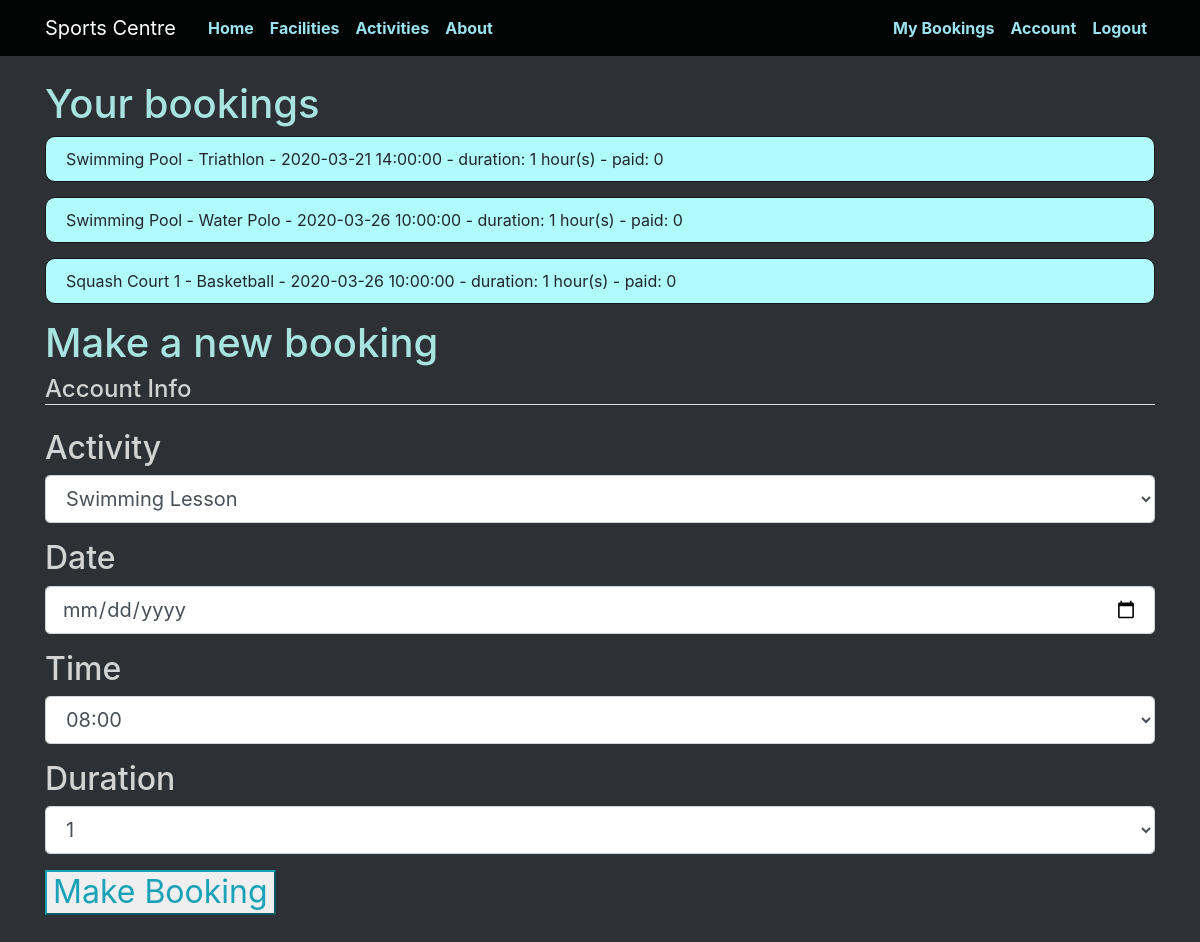
/my_bookings (signed in), run on an earlier commit of the app's database.
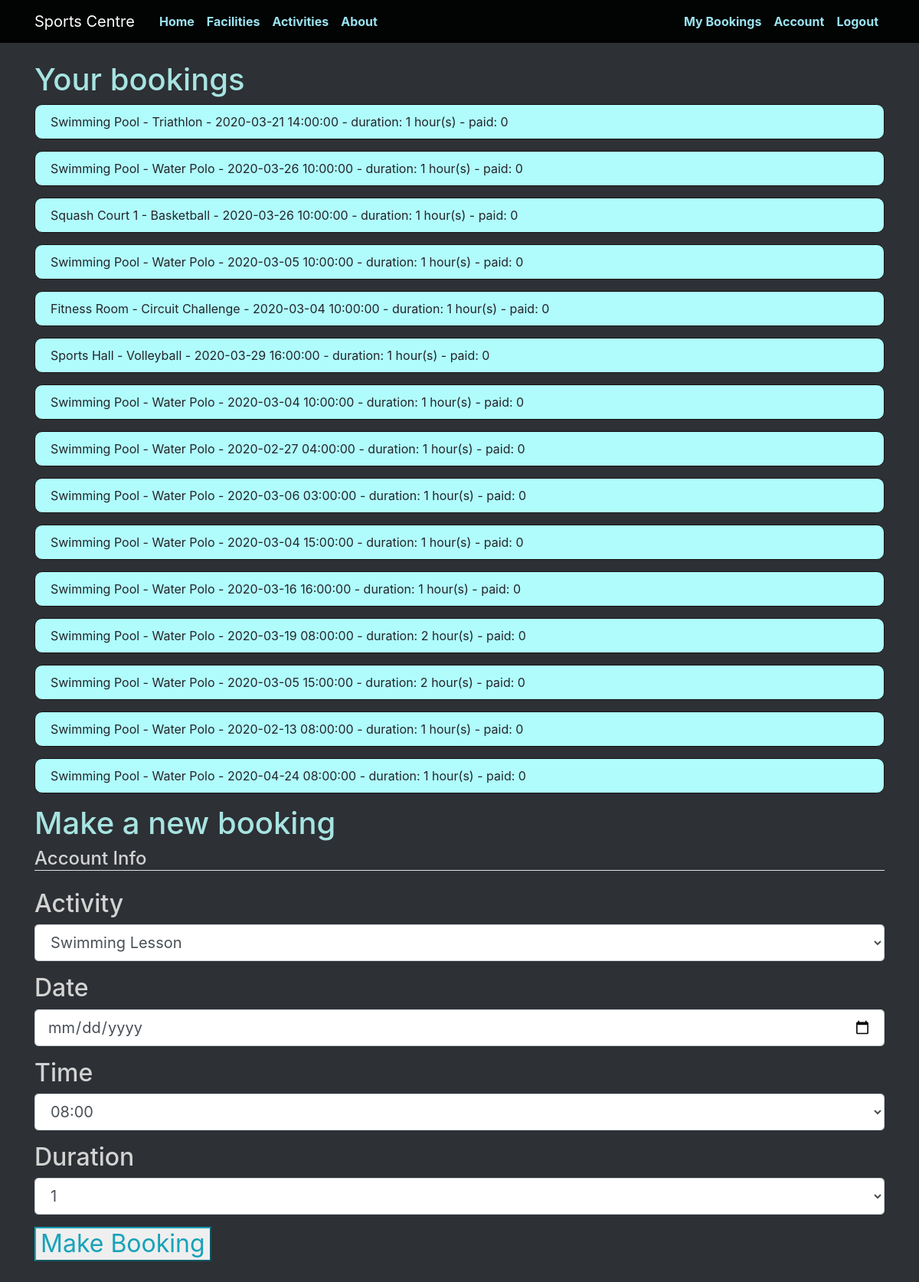
And on a later commit of the database.
### app/models.py (models this page shows)
class Booking(db.Model):
  id = db.Column(db.Integer, primary_key=True)
  facility = db.Column(db.Integer, db.ForeignKey('user.id'), nullable=False)
  user = db.Column(db.Integer, db.ForeignKey('facility.id') , nullable=False)
  datetime = db.Column(db.DateTime, nullable=False)
  week = db.Column(db.Integer)
  year = db.Column(db.Integer)
  duration = db.Column(db.Integer, nullable=False)
  activity = db.Column(db.Integer, nullable=False)
  paid = db.Column(db.Integer, default=0)

class Facility(db.Model):
  id = db.Column(db.Integer, primary_key=True)
  name = db.Column(db.String(100), nullable=False)
  capacity = db.Column(db.Integer)
  url = db.Column(db.String(100))

class Activity(db.Model):
  id = db.Column(db.Integer, primary_key=True)
  facility = db.Column(db.Integer, db.ForeignKey('facility.id'), nullable=False)
  name = db.Column(db.String)
  url = db.Column(db.String(100))

### app/views.py (the view, shortened to what this page needs)
@app.route('/my_bookings', methods=['GET', 'POST'])
@login_required
def my_bookings():
  bookings = models.Booking.query.order_by(models.Booking.id.asc()).filter_by(user=current_user.id)
  facilities = models.Facility.query.order_by(models.Facility.id.asc())
  activities = models.Activity.query.order_by(models.Activity.id.asc())
  form = BookingForm()
  form.activity.choices = [(activity.id, activity.name) for activity in models.Activity.query.all()]
  return render_template('my_bookings.html', title="My Bookings", bookings=bookings, facilities=facilities, activities=activities, form=form)

### app/forms.py
class BookingForm(Form):
  date_time = DateField('Date', validators=[DataRequired()])
  time = SelectField('Time', coerce=int, choices=([1, "08:00"], [2, "09:00"], [3, "10:00"], [4, "11:00"], [5, "12:00"], [6, "13:00"], [7, "14:00"], [8, "15:00"], [9, "16:00"]))
  activity = SelectField('Activity', coerce=int, choices=[])
  duration = SelectField('Duration', coerce=int, choices=([1, 1], [2, 2]))
  submit = SubmitField('Make Booking')

### app/models.py (called while the page is built)
@login_manager.user_loader
def load_user(user_id):
  return User.query.get(int(user_id))

### app/templates/my_bookings.html (shortened to what this page needs)
{% extends "index.html" %}
{% block content %}
  <h1>Your bookings</h1>
  {% for booking in bookings %}
  <article class="media content-section">
    {{ facilities[booking.facility-1].name }} - {{ activities[booking.activity].name }} - {{ booking.datetime}} - duration: {{ booking.duration }} hour(s) - paid: {{ booking.paid }}
  </article>
  {% endfor %}
  <h1>Make a new booking</h1>
  <h2>
    <form method='POST'>
      <fieldset class="form-group">
      <legend class="border-bottom mb-4">Account Info</legend>
      <div class="form-group">
        {{ form.activity.label(class="form-control-label") }}
        {{ form.activity(class="form-control form-control-lg") }}
      </div>
      <div class="form-group">
        {{ form.date_time.label(class="form-control-label") }}
        {% if form.date_time.errors %}
          {{ form.date_time(class="form-control form-control-lg is-invalid") }}
          <div class="inalid-feedback">
            {% for error in form.date_time.errors %}
              <span>{{ error }}</span>
            {% endfor %}
          </div>
        {% else %}
          {{ form.date_time(class="form-control form-control-lg") }}
        {% endif %}
      </div>
      <div class="form-group">
        {{ form.time.label(class="form-control-label") }}
        {{ form.time(class="form-control form-control-lg") }}
      </div>
      <div class="form-group">
        {{ form.duration.label(class="form-control-label") }}
        {% if form.duration.errors %}
          {{ form.duration(class="form-control form-control-lg is-invalid") }}
          <div class="inalid-feedback">
            {% for error in form.duration.errors %}
              <span>{{ error }}</span>
            {% endfor %}
          </div>
        {% else %}
          {{ form.duration(class="form-control form-control-lg") }}
        {% endif %}
      </div>
      <div class="form-group">
        {{ form.submit(class="btw btn-outline-info") }}
      </div>
    </form>
  </h2>
{% endblock %}

### app/templates/index.html (shortened to what this page needs)
<!DOCTYPE html>
<html>
  <head>
    <link rel="stylesheet" href="https://stackpath.bootstrapcdn.com/bootstrap/4.4.1/css/bootstrap.min.css">
    <link rel="stylesheet" type="text/css" href="/static/style.css">
  </head>
  <body>
    <header class="site-header">
      <nav class="navbar navbar-expand-md navbar-dark bg-steel fixed-top">
        <div class="container">
          <a class="navbar-brand mr-4" href="/">Sports Centre</a>
          <div class="collapse navbar-collapse" id="navbarToggle">
            <div class="navbar-nav mr-auto">
              <a class="nav-item nav-link" href="/">Home</a>
              <a class="nav-item nav-link" href="/facilities">Facilities</a>
              <a class="nav-item nav-link" href="/activities">Activities</a>
              <a class="nav-item nav-link" href="/about">About</a>
            </div>
            <div class="navbar-nav">
              {% if current_user.is_authenticated %}
                <a class="nav-item nav-link" href="/my_bookings">My Bookings</a>
                <a class="nav-item nav-link" href="/account">Account</a>
                <a class="nav-item nav-link" href="/logout">Logout</a>
              {% else %}
                <a class="nav-item nav-link" href="/login">Login</a>
                <a class="nav-item nav-link" href="/register">Register</a>
              {% endif %}
            </div>
          </div>
        </div>
      </nav>
    </header>
    <main role="main" class="container">
      <div class="row">
        <div class="col-md-12">
          {% block content %}{% endblock %}
        </div>
      </div>
    </main>
  </body>
  </body>
</html>

### app/static/style.css (style rules this page uses)
body { background: rgb(45, 48, 53); color: rgb(36, 37, 43); margin-top: 5rem; }
h1, h3, h4, h5, h6 { color: #a7e4e1; }
h2 { color: lightgrey; }
.bg-steel { background-color: #020303; }
.site-header .navbar-nav .nav-link { color: #9be3f0; font-weight: bold; }
.content-section { background: #b0fcfc; padding: 10px 20px; border: 1px solid #161515; border-radius: 10px; margin-bottom: 15px; }

What changed in the data, as far as the page shows it:
added Booking: facility.name "Swimming Pool", activity.name "Water Polo", datetime "2020-03-05 10:00:00", duration "1", paid "0"
added Booking: facility.name "Fitness Room", activity.name "Circuit Challenge", datetime "2020-03-04 10:00:00", duration "1", paid "0"
added Booking: facility.name "Sports Hall", activity.name "Volleyball", datetime "2020-03-29 16:00:00", duration "1", paid "0"
added Booking: facility.name "Swimming Pool", activity.name "Water Polo", datetime "2020-03-04 10:00:00", duration "1", paid "0"
added Booking: facility.name "Swimming Pool", activity.name "Water Polo", datetime "2020-02-27 04:00:00", duration "1", paid "0"
added Booking: facility.name "Swimming Pool", activity.name "Water Polo", datetime "2020-03-06 03:00:00", duration "1", paid "0"
added Booking: facility.name "Swimming Pool", activity.name "Water Polo", datetime "2020-03-04 15:00:00", duration "1", paid "0"
added Booking: facility.name "Swimming Pool", activity.name "Water Polo", datetime "2020-03-16 16:00:00", duration "1", paid "0"
added Booking: facility.name "Swimming Pool", activity.name "Water Polo", datetime "2020-03-19 08:00:00", duration "2", paid "0"
added Booking: facility.name "Swimming Pool", activity.name "Water Polo", datetime "2020-03-05 15:00:00", duration "2", paid "0"
added Booking: facility.name "Swimming Pool", activity.name "Water Polo", datetime "2020-02-13 08:00:00", duration "1", paid "0"
added Booking: facility.name "Swimming Pool", activity.name "Water Polo", datetime "2020-04-24 08:00:00", duration "1", paid "0"
